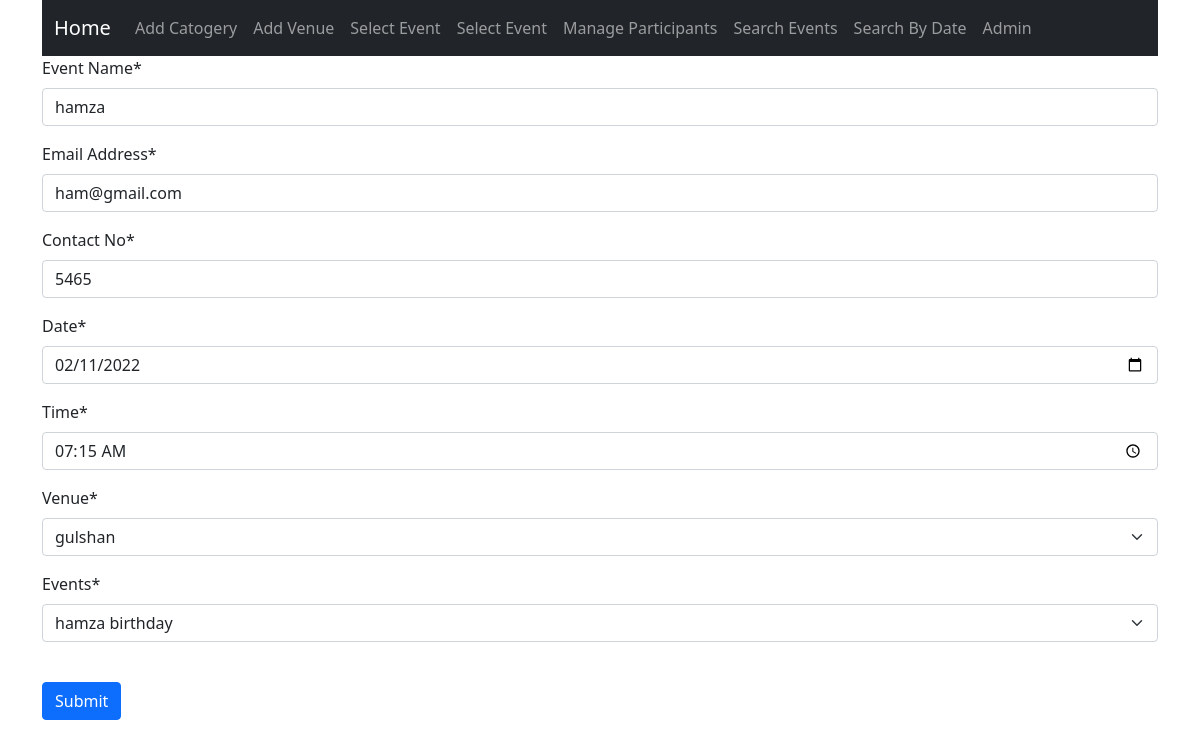
The app's page /12/ with its own data.
### myProject/models.py (models this page shows, shortened)
class Participants(models.Model):
    p_name = models.CharField(max_length=50)
    email = models.CharField(max_length=50)
    p_contact = models.CharField(max_length=50)
    p_date = models.DateField("Date")
    p_time = models.TimeField("Time")
    venue = models.ForeignKey(Venue, on_delete=models.CASCADE)
    Event_id = models.ForeignKey(Planner, on_delete=models.CASCADE)

### myProject/views.py (the view, shortened to what this page needs)
# urls.py: path('<int:id>/', views.add, name='p_update'),
def add(request, id=0):
    if request.method == 'GET':
        if id == 0:
            form = EventForm()
            return render(request, 'myProject/addData.html', {'Participants': form})
        else:
            participant = Participants.objects.get(pk=id)
            form = EventForm(instance=participant)
            return render(request, 'myProject/addData.html', {'Participants': form})
    return redirect('show')

### myProject/forms.py
class EventForm(forms.ModelForm):
    class Meta:
        model = Participants
        fields = ('p_name', 'email', 'p_contact', 'p_date', 'p_time', 'venue', 'Event_id')
        labels = {
            'p_name': 'Event Name',
            'email': 'Email Address',
            'p_contact': 'Contact No',
            'venue': 'Venue',
            'Event_id': 'Events'
        }
        widgets = {
            'p_date': DatePickerInput(),
            'p_time': TimePickerInput(),
        }

### myProject/models.py (called while the page is built)
    def __str__(self):
        return self.Events

    def __str__(self):
        return self.venues

### myProject/templates/myProject/addData.html (shortened to what this page needs)
{% extends 'myProject/base.html' %}
{% load crispy_forms_tags %}
{% block content %}
<form method="POST">
    {{ Participants.p_name|as_crispy_field }}
    {{ Participants.email|as_crispy_field }}
    {{ Participants.p_contact|as_crispy_field }}
    {{ Participants.p_date|as_crispy_field }}
    {{ Participants.p_time|as_crispy_field }}
    {{Participants.venue|as_crispy_field }}
    {{ Participants.Event_id|as_crispy_field }}
    <br>
    <input type="submit" class="btn btn-primary">
</form>
{% endblock %}

### records on screen
Participants: p_name "hamza", email "ham@gmail.com", p_contact "5465", p_date "02/11/2022", p_time "07:15:00", venue "gulshan", Event_id "hamza birthday"
